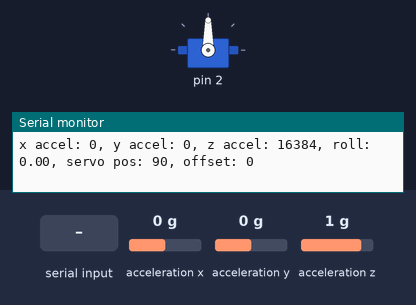
Recording of a sketch running on a simulated Arduino Uno, built with avr-gcc and run on an emulated ATmega328P. Shown: servo, the last lines printed to the serial monitor. Wiring (inferred from the names in the program): MPU-6050 motion sensor at I2C address 0x68. The inputs (shaded band) are chosen by the test bench; at power-on: acceleration x 0 g, acceleration y 0 g, acceleration z 1 g.

Above: at 1.2 s.
1.3 s: acceleration x set to -0.8 g
At 2.2 s:
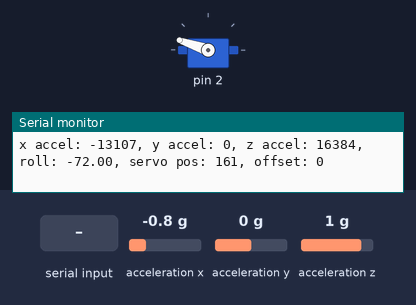
2.8 s: "90,45\n" received over Serial
At 5.1 s:
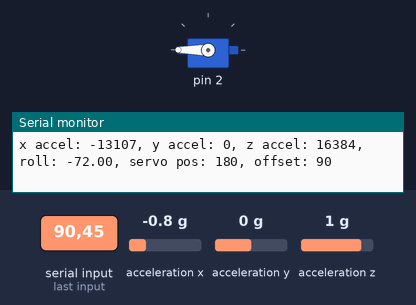
5.4 s: acceleration x set to 0.8 g
At 5.8 s:
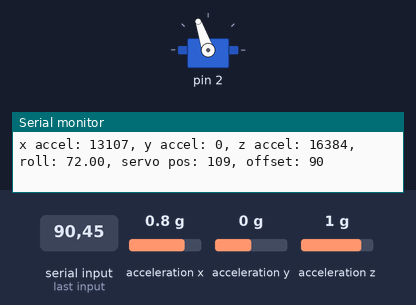
6.9 s: "30,150\n" received over Serial
At 9.2 s:
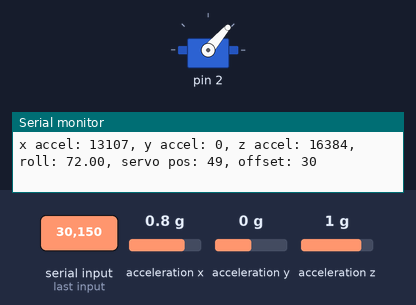
9.6 s: "0\n" received over Serial
At 11.9 s:
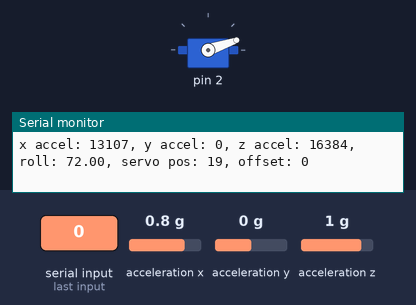
12.3 s: "5\n" received over Serial
At 14.2 s:
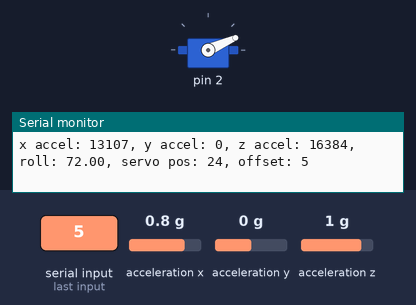
Timing chart, 0 to 15.7 s (numbered marks = the images above; inputs shaded):
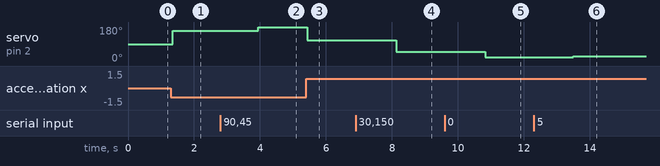

Measured:
- after the input at 1.3 s, servo on pin 2: 90° → 161° after 0.05 s
- after the input at 2.8 s, servo on pin 2: 161° → 180° after 1.1 s
- after the input at 5.4 s, servo on pin 2: 180° → 109° at once
- after the input at 6.9 s, servo on pin 2: 109° → 49° after 1.2 s
- after the input at 9.6 s, servo on pin 2: 49° → 19° after 1.2 s
- after the input at 12.3 s, servo on pin 2: 19° → 24° after 1.2 s

The sketch:

robotics_sketch.ino
```cpp
#include <Wire.h>
#include <Servo.h>
#include <math.h>

// basic print
template <typename T, typename... Args>
void print(T val, Args... args)
{
  Serial.print(val);
  print(args...);
}
template <typename T>
void print(T val)
{
  Serial.print(val);
}
template <typename T, typename... Args>
void println(T val, Args... args)
{
  print(val, args...);
  Serial.print("\n");
}

// servos should be digital
namespace constants
{
  const int sda = 4; // a4
  const int scl = 5; // a5

  const int servoPort = 2; // d2
}

// based on datasheet from
// https://cdn.sparkfun.com/datasheets/Sensors/Accelerometers/RM-MPU-6000A.pdf
namespace mpu6050
{
  const char address = 0x68;
  const char accelXOut = 59;
  const char accelYOut = 61;
  const char accelZOut = 63;

  char read8(char reg)
  {
    Wire.beginTransmission(address);
    Wire.write(reg);
    Wire.endTransmission();

    int available = Wire.requestFrom(address, 1);
    if (available != 1)
    {
      println("ERROR: unable to request");
      return '\0';
    }
    return Wire.read();
  }

  int read16(char reg)
  {
    Wire.beginTransmission(address);
    Wire.write(reg);
    int ret = Wire.endTransmission();
    if (ret != 0)
    {
      println("ERROR!!");
    }

    int available = Wire.requestFrom(0x68, 2);
    if (available != 2)
    {
      println("ERROR: unable to request");
      return 0;
    }
    int high = Wire.read(); // high byte
    int low = Wire.read();  // low byte
    return (high << 8) + low;
  }
  void write8(char reg, char val)
  {
    Wire.beginTransmission(address);
    Wire.write(reg);
    Wire.write(val);
    int ret = Wire.endTransmission();
    if (ret != 0)
    {
      println("FAILED TO WRITE!!");
      Serial.println(ret, HEX);
    }
  }

  void verifyDetectable()
  {
    Wire.beginTransmission(address);
    int ret = Wire.endTransmission();

    if (ret == 0)
    {
      println("mpu6050 is detectable");
    }
    else
    {
      println("mpu6050 is not detectable, please make sure it is wired correctly. Failed detecting with error ", (int)address);
    }
  }

  void verifyWhoAmI()
  {
    // select the chip and the register
    char identity = read8(117);
    if (identity == 0x68)
    {
      println("mpu6050 identified itself correctly");
    }
    else
    {
      Serial.println(identity, HEX);
      println("something went wrong; got ", (int)identity, " instead of 0x68");
    }
  }

  // based on equation from https://engineering.stackexchange.com/questions/3348/calculating-pitch-yaw-and-roll-from-mag-acc-and-gyro-data
  double calculateRoll(int ax, int ay, int az)
  {
    // so basically z and x are the ones that are moving
    // z is gonna decrease
    // x is gonna either increase or decrease
    // if x < 0, degrees < 0
    // if x > 0, degrees > 0
    // ax and az are components of ag
    // thus sqrt(ax^2 + az^2) == ag^2 == 2^14 (1/2 of signed short max)
    // thus since sine is like O / H, and H == 2^14 then we can basically do this
    // to get a value from 0 to 1 representing our angle
    // then from there we just multiply by 90 to convert to degrees
    // (this uses the approximation sin(theta) ~ theta)
    return ((double)ax) / (1 << 14) * 90;
  }
};

// globals

// used to control the servo
Servo servo;
// used for the offset (+ = cw, - = ccw)
int degreeOffset = 0;

void setup()
{
  Serial.begin(9600);
  Serial.println("began serial");

  servo.attach(constants::servoPort);

  // imu
  Wire.begin();
  mpu6050::verifyDetectable();
  mpu6050::verifyWhoAmI();
  mpu6050::write8(107, 0); // write a reset to the reset register
}

void loop()
{
  // format for reading / writing is write the address you want to request from
  // and then read
  int ax, ay, az;
  ax = mpu6050::read16(mpu6050::accelXOut);
  ay = mpu6050::read16(mpu6050::accelYOut);
  az = mpu6050::read16(mpu6050::accelZOut);
  double roll = mpu6050::calculateRoll(ax, az, ay);
  int curPosition = servo.read();

  println("x accel: ", ax, ", y accel: ", ay, ", z accel: ", az, ", roll: ", roll, ", servo pos: ", curPosition, ", offset: ", degreeOffset);

  // update servo to where we need to go
  int degree = 90 - (int)roll + degreeOffset;
  if (degree < 0)
  {
    degree = 0;
  }
  if (degree > 180)
  {
    degree = 180;
  }
  servo.write(degree);

  // update offset if available
  if (Serial.available())
  {
    degreeOffset = Serial.readString().toInt();
  }

  delay(100);
}
```
